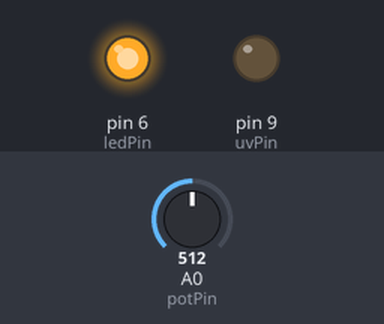
The sketch below on a simulated Arduino Uno, built with avr-gcc and run on an emulated ATmega328P. Shown: output pins drawn as LEDs (lit = HIGH). The test bench sets the inputs (shaded band); at power-on: A0 (potPin) = 512. What the sketch prints to the serial monitor is not drawn.

Above: at 1.2 s.
1.3 s: A0 (potPin) set to 685
2.8 s: A0 (potPin) set to 709
At 3.6 s:
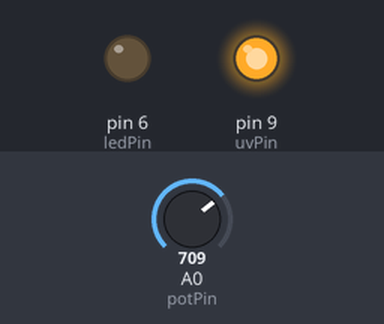
5.8 s: A0 (potPin) set to 690
At 6.5 s:
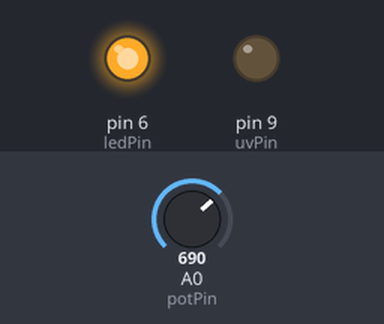
7.3 s: A0 (potPin) set to 710
At 7.6 s:
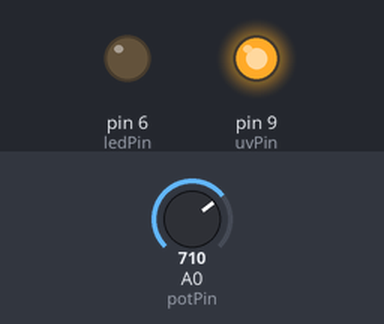
Timing chart, 0 to 10.3 s (numbered marks = the images above; inputs shaded):
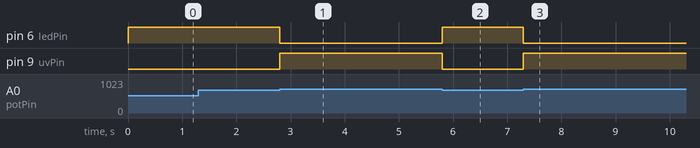

The sketch:

PotentiometerBasedPurifier.ino
```cpp
const int potPin = A0;
int uvPin = 9;
int ledPin = 6;
boolean purification = false;
void setup()
{
  pinMode(ledPin, OUTPUT);
  pinMode(uvPin, OUTPUT);
  pinMode(potPin, INPUT);
  Serial.begin(9600);

}
void loop(){
  Serial.print(analogRead(potPin));
  int potValue = analogRead(potPin);

  if(potValue <= 700)
  {
//    purification = false;
    digitalWrite(ledPin, HIGH);
    digitalWrite(uvPin, LOW);
  }
  if(potValue > 700)
  {
  //  purification = true;
    digitalWrite(ledPin, LOW);
    digitalWrite(uvPin, HIGH);
    delay(1000);
    digitalWrite(ledPin, HIGH);


  }


//  if(anologRead(potPin) )
//  {
//    hits = hits + 1;
//    delay(10);
//  }

}
```

Measured:
- the behaviour switches between 700 and 701 on A0 (potPin) (found by bisection; images 0 and 1)
- after the input at 1.3 s, every drawn part: stays the same
- after the input at 2.8 s, pin 6 (ledPin): HIGH → LOW at once; pin 9 (uvPin): LOW → HIGH at once
- after the input at 5.8 s, pin 6 (ledPin): LOW → HIGH at once; pin 9 (uvPin): HIGH → LOW at once
- after the input at 7.3 s, pin 6 (ledPin): HIGH → LOW at once; pin 9 (uvPin): LOW → HIGH at once
